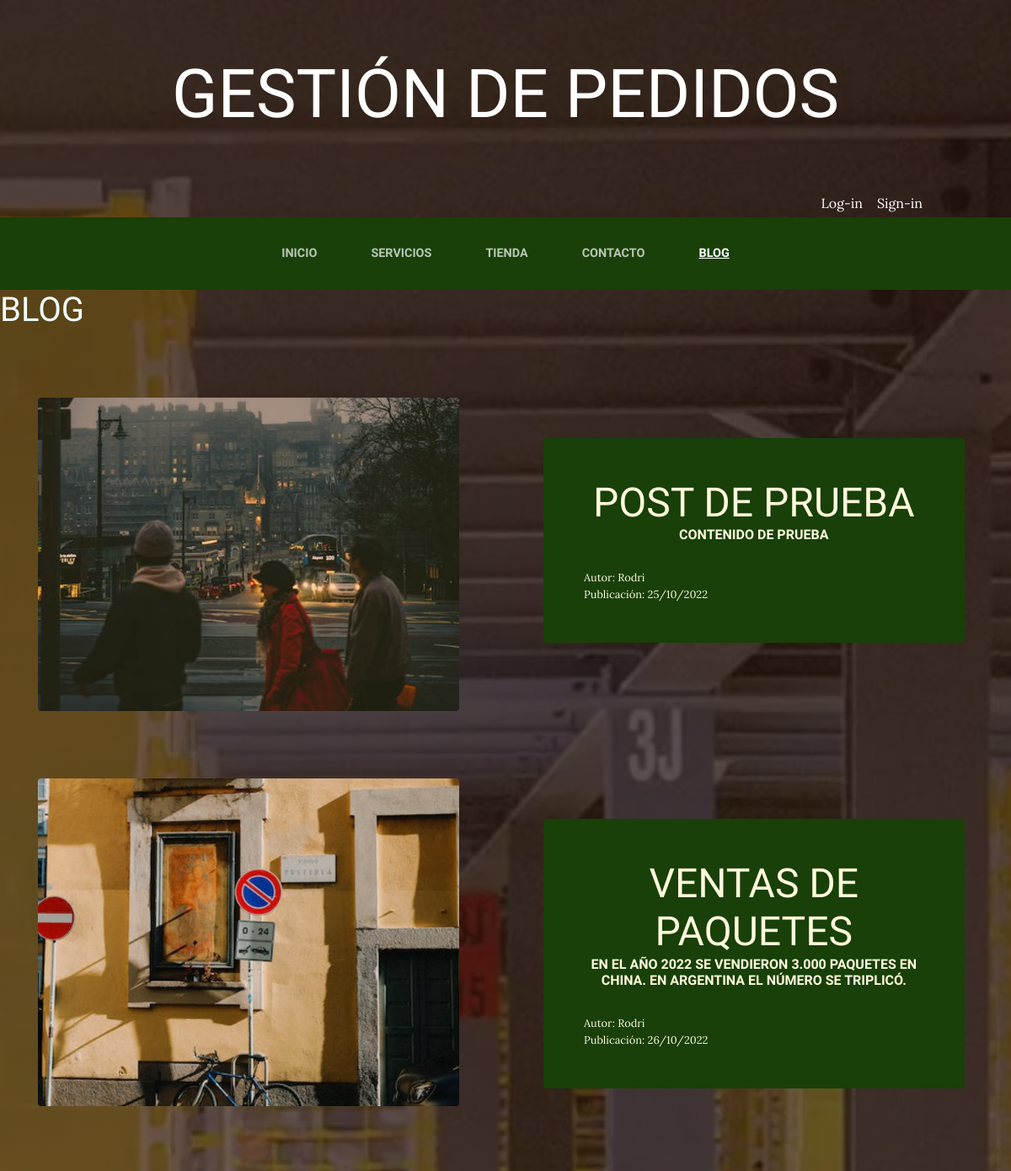
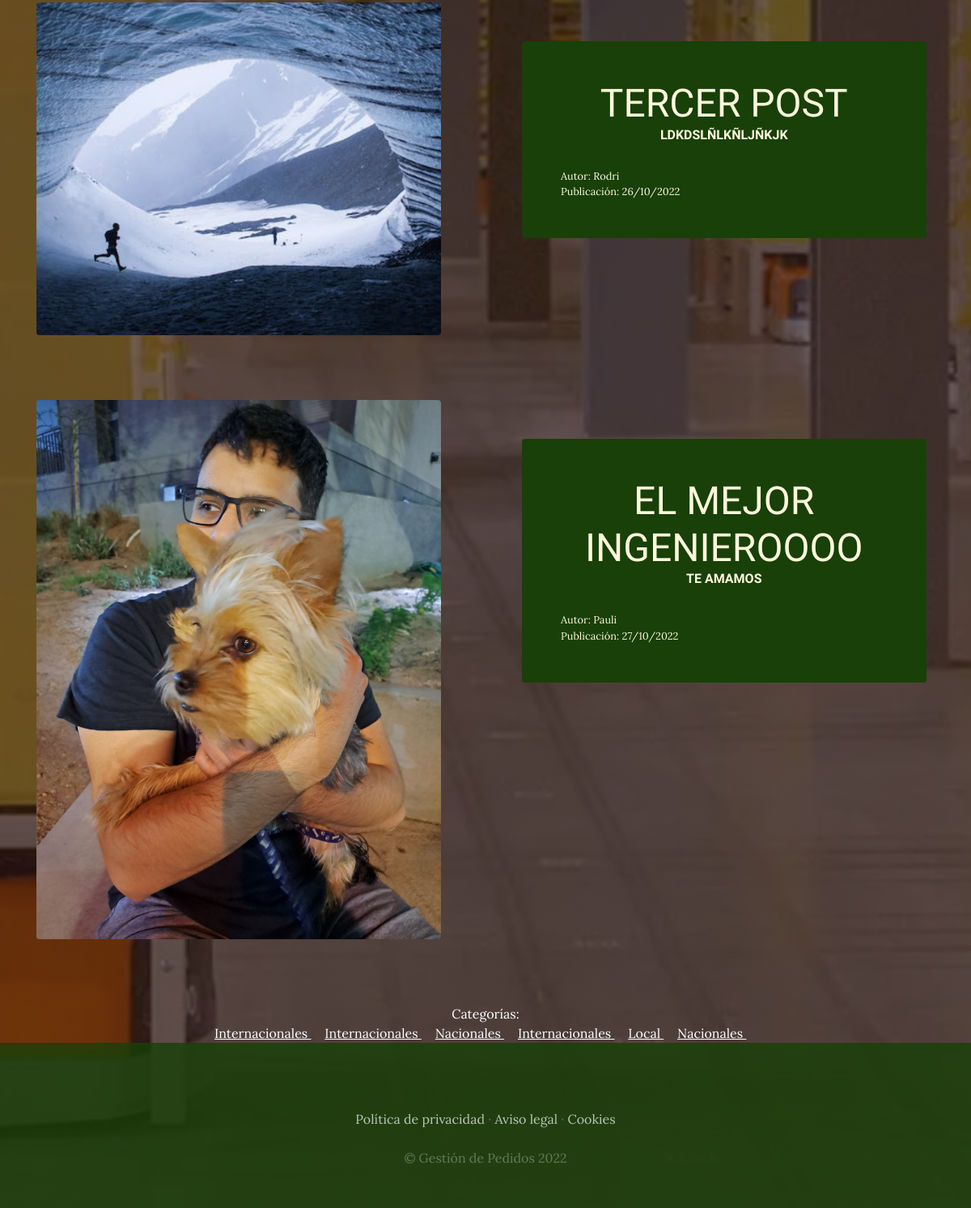
Screenshot of /blog/ with the database file from the repository (2 pictures, top to bottom).
### blog/models.py (models this page shows, shortened)
class Post(models.Model):
    titulo = models.CharField(max_length=100)
    contenido = models.CharField(max_length=300)
    imagen = models.ImageField(upload_to='blog', null=True, blank=True)
    autor = models.ForeignKey(User, on_delete=models.CASCADE)
    categorias = models.ManyToManyField(Categoria)
    created = models.DateTimeField(auto_now_add=True)
    updated = models.DateTimeField(auto_now_add=True)
    class Meta:
        verbose_name='post'
        verbose_name_plural='posts'

class Categoria(models.Model):
    nombre = models.CharField(max_length=50)
    created = models.DateTimeField(auto_now_add=True)
    updated = models.DateTimeField(auto_now_add=True)

### blog/views.py (the view)
# urls.py: 2. Add a URL to urlpatterns:  path('blog/', include('blog.urls'))
def blog(request):
    posts = Post.objects.all()
    return render(request, 'blog/blog.html', {'posts': posts})

### carrito/context_processor.py (called while the page is built)
def importe_total_carrito(request):
    total = 0
    if request.user.is_authenticated:
        for value in request.session["carrito"].values():
            total += value["precio"]
    else:
        total = "Debes iniciar sesión."
    return {"importe_total_carrito": total}

### blog/templates/blog/blog.html
{% extends 'proyectoWebApp/base.html' %}
{% load static %}
{% block content %}
<h1 style="color:azure;">
  BLOG
</h1>
  {% for post in posts%}
    <section class="page-section clearfix">
      <div class="container">
        <div class="intro">
          <img
            class="intro-img img-fluid mb-3 mb-lg-0 rounded"
            src="{{post.imagen.url}}"
            alt=""
            style="width: 45%"
          />
          <div class="intro-text left-0 text-center bg-faded p-5 rounded">
            <h2 class="section-heading mb-4">
              <span class="section-heading-lower">{{post.titulo}}</span>
              <span class="section-heading-upper">{{post.contenido}}</span>
            </h2>
            <div style="text-align: left; font-size: 0.8em;">
              <span>
                Autor: {{post.autor|capfirst}}
              </span>
            </div>
            <div style="text-align: left; font-size: 0.8em;">
              <span>
                Publicación: {{post.created|date:"SHORT_DATE_FORMAT"}}
              </span>
            </div>
          </div>
        </div>
      </div>
    </section>
  {% endfor %}
  <section>
    <div style="width: 75%; margin: auto; text-align: center; color: white;">
      Categorías:
      <br>
      {% for post in posts %}
        {% for categoria in post.categorias.all %}
          <a href="{% url 'categoria' categoria.id %}" class="linksCategorias">
            {{categoria.nombre}}
          </a> &nbsp;&nbsp;&nbsp;
        {% endfor %}
      {% endfor %}
    </div>
  </section>
{% endblock %}

### proyectoWebApp/templates/proyectoWebApp/base.html (shortened to what this page needs)
<html>
  <head>
    {% load static %}
    <link
      href="{% static 'proyectoWebApp/vendor/bootstrap/css/bootstrap.min.css' %}"
      rel="stylesheet"
    />
    <link
      href="{% static 'proyectoWebApp/css/gestion.css' %}"
      rel="stylesheet"
    />
  </head>
  <body>
    <h1 class="site-heading text-center text-white d-none d-lg-block">
      <span class="site-heading-lower">Gestión de Pedidos</span>
    </h1>
    <div style="color: white; text-align: right; margin-right: 100px; padding: 5px">
      {% if user.is_authenticated %}
        Bienvenido {{user.username}} | <a href="{% url 'logout' %}" style="color: white">🏃🏽‍♂️</a>
      {% else %}
        <a href="{% url 'loguear' %}" style="color: white">Log-in</a>
        <a href="{% url 'autenticacion' %}" style="color: white">Sign-in</a>
      {% endif %}
    </div>
    <nav class="navbar navbar-expand-lg navbar-dark py-lg-4" id="mainNav">
      <div class="container">
        <div class="collapse navbar-collapse" id="navbarResponsive">
          <ul class="navbar-nav mx-auto">
            <li class="nav-item px-lg-4 {% if request.path == '/project_app/' %}active{% endif %}" >
              <a class="nav-link text-uppercase text-expanded" href="{% url 'home' %}"
                >Inicio</a
              >
            </li>
            <li class="nav-item px-lg-4 {% if request.path == '/servicios' %}active{% endif %}">
              <a
                class="nav-link text-uppercase text-expanded"
                href="{% url 'servicios' %}"
                >Servicios</a
              >
            </li>
            <li class="nav-item px-lg-4 {% if request.path == '/project_app/tienda' %}active{% endif %}">
              <a
                class="nav-link text-uppercase text-expanded"
                href="{% url 'tienda' %}"
                >Tienda</a
              >
            </li>
            <li class="nav-item px-lg-4 {% if request.path == '/project_app/contacto' %}active{% endif %}">
              <a
                class="nav-link text-uppercase text-expanded"
                href="{% url 'contacto' %}"
                >Contacto</a
              >
            </li>
            <li class="nav-item px-lg-4 {% if request.path|slice:':6' == '/blog/' %}active{% endif %}">
              <a class="nav-link text-uppercase text-expanded" href="{% url 'blog' %}"
                >Blog</a
              >
            </li>
          </ul>
        </div>
      </div>
    </nav>
    {% block content %}{% endblock%}
    <footer class="footer text-faded text-center py-5">
      <div class="container">
        <p class="m-0 mbt">
          <a href="sample.html" class="link">Política de privacidad</a> ·
          <a href="sample.html" class="link">Aviso legal</a> ·
          <a href="sample.html" class="link">Cookies</a>
        </p>
        <p class="m-0 mbt1">&copy; Gestión de Pedidos 2022</p>
      </div>
    </footer>
  </body>
</html>

### proyectoWebApp/static/proyectoWebApp/css/gestion.css (style rules this page uses)
body { font-family: 'Lora'; background: linear-gradient(rgba(47, 23, 15, 0.65), rgba(47, 23, 15, 0.65)), url("../img/bg_main.jpg"); background-attachment: fixed; background-position: center; background-size: cover; }
h1, h2, h3, h4, h5, h6 { font-family: 'Raleway'; }
p { line-height: 1.75; }
.text-faded { color: rgba(255, 255, 255, 0.3); }
.site-heading { margin-top: 5rem; margin-bottom: 5rem; text-transform: uppercase; line-height: 1; font-family: 'Raleway'; }
.site-heading .site-heading-lower { font-size: 5rem; font-weight: 100; line-height: 4rem; }
.page-section { margin-top: 5rem; margin-bottom: 5rem; }
.section-heading { text-transform: uppercase; }
.section-heading .section-heading-upper { display: block; font-size: 1rem; font-weight: 800; padding-bottom:.5rem; }
.section-heading .section-heading-lower { display: block; font-size: 3rem; font-weight: 100; }
.bg-faded { background-color: rgba(255, 255, 255, 0.85); }
#mainNav { background-color: rgba(24, 64, 8); font-family: 'Raleway'; }
#mainNav .navbar-nav .nav-item .nav-link { color: rgba(255, 255, 255, 0.7); font-weight: 800; }
#mainNav .navbar-nav .nav-item.active .nav-link { color: #ffffff; text-decoration: underline; }
@media (min-width: 992px) { #mainNav .navbar-nav .nav-item .nav-link { font-size: 0.9rem; } }
.intro { position: relative; }
@media (min-width: 992px) { .intro .intro-img { width: 75%; float: left; } }
@media (min-width: 992px) { .intro .intro-text { left: 600; width: 60%; margin-top: 3rem; background-color: rgba(24, 64, 8); color: cornsilk; position: absolute; } }
@media (min-width: 1200px) { .intro .intro-text { width: 45%; } }
.footer { background-color: rgba(24, 64, 8, 0.8); }
.mbt { padding-top: 2rem; }
.mbt1 { padding-top: 1.25rem; }
a.link { color: rgba(255, 255, 255, 0.7); }
.linksCategorias { color: white !important; text-decoration:underline; }

### rows the page displays
Post: imagen (picture), titulo "POST DE PRUEBA", contenido "CONTENIDO DE PRUEBA", autor "Rodri", created "25/10/2022"
Post: imagen (picture), titulo "VENTAS DE PAQUETES", contenido "EN EL AÑO 2022 SE VENDIERON 3.000 PAQUETES EN CHINA. EN ARGENTINA EL NÚMERO SE TRIPLICÓ.", autor "Rodri", created "26/10/2022"
Post: imagen (picture), titulo "TERCER POST", contenido "LDKDSLÑLKÑLJÑKJK", autor "Rodri", created "26/10/2022"
Post: imagen (picture), titulo "EL MEJOR INGENIEROOOO", contenido "TE AMAMOS", autor "Pauli", created "27/10/2022"
Categoria: nombre "Internacionales"
Categoria: nombre "Nacionales"
Categoria: nombre "Local"
